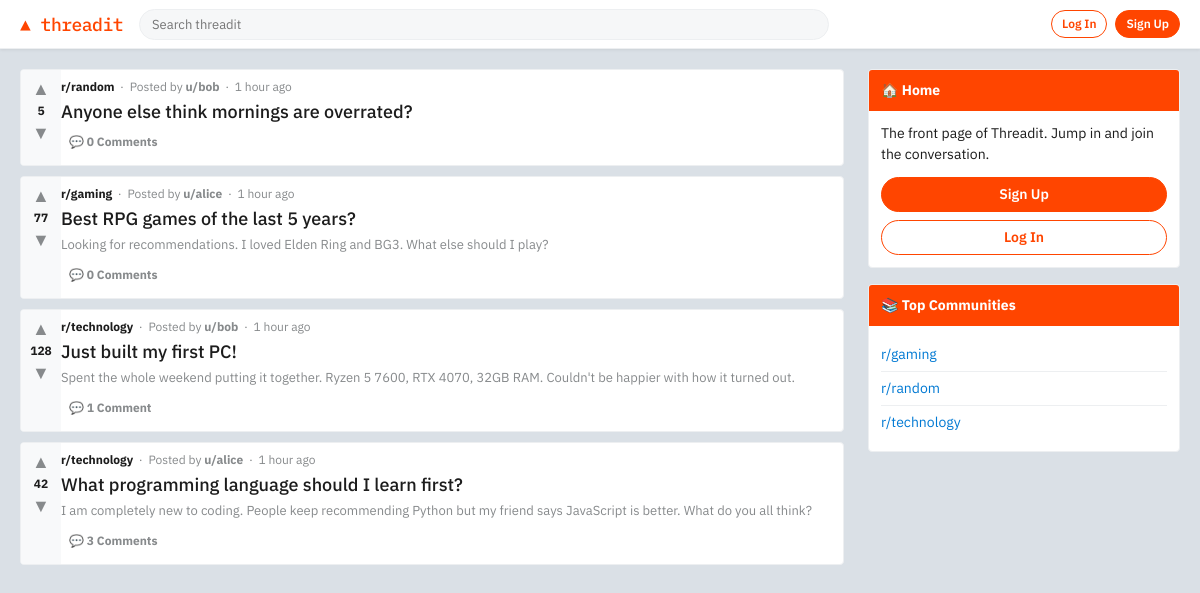
The page / on the database its author committed.
### forum/models.py (models this page shows, shortened)
class Post(models.Model):
    title = models.CharField(max_length=300)
    body = models.TextField(blank=True)
    author = models.ForeignKey(
        User, on_delete=models.CASCADE, related_name="posts"
    )
    community = models.ForeignKey(
        Community, on_delete=models.CASCADE, related_name="posts"
    )
    upvotes = models.IntegerField(default=0)
    created_at = models.DateTimeField(auto_now_add=True)
    updated_at = models.DateTimeField(auto_now=True)
    class Meta:
        ordering = ["-created_at"]
    def comment_count(self):
        return self.comments.count()

class Community(models.Model):
    name = models.CharField(max_length=50, unique=True)
    description = models.TextField(blank=True)
    created_at = models.DateTimeField(auto_now_add=True)
    created_by = models.ForeignKey(
        User, on_delete=models.SET_NULL, null=True, related_name="communities"
    )
    class Meta:
        verbose_name_plural = "communities"
        ordering = ["name"]

### forum/views.py (the view)
# urls.py: path("", views.home, name="home"),
def home(request):
    query = request.GET.get("q", "")
    posts = Post.objects.select_related("author", "community").all()
    if query:
        posts = posts.filter(Q(title__icontains=query) | Q(body__icontains=query))
    communities = Community.objects.all()[:8]
    context = {"posts": posts, "communities": communities, "query": query}
    return render(request, "forum/home.html", context)

### templates/forum/home.html (shortened to what this page needs)
{% extends "forum/base.html" %}
{% block content %}
<div class="page-wrapper">
  <main>
    {% if posts %}
      {% for post in posts %}
      <div class="post-card">
        <div class="vote-col">
          <button class="vote-btn" title="upvote">&#9650;</button>
          <span class="vote-count">{{ post.upvotes }}</span>
          <button class="vote-btn" title="downvote">&#9660;</button>
        </div>
        <div class="post-content">
          <div class="post-meta">
            <a href="{% url 'community_detail' post.community.name %}" class="community-link">r/{{ post.community.name }}</a>
            &nbsp;·&nbsp; Posted by
            <a href="#">u/{{ post.author.username }}</a>
            &nbsp;·&nbsp; {{ post.created_at|timesince }} ago
          </div>
          <div class="post-title">
            <a href="{% url 'post_detail' post.pk %}">{{ post.title }}</a>
          </div>
          {% if post.body %}
            <div class="post-body-preview">{{ post.body }}</div>
          {% endif %}
          <div class="post-actions">
            <a href="{% url 'post_detail' post.pk %}" class="post-action-btn">
              &#128172; {{ post.comment_count }} Comment{{ post.comment_count|pluralize }}
            </a>
          </div>
        </div>
      </div>
      {% endfor %}
    {% endif %}
  </main>
  <aside class="sidebar">
    <div class="sidebar-card">
      <div class="sidebar-card-header">&#127968; Home</div>
      <div class="sidebar-card-body">
        <p>The front page of Threadit. Jump in and join the conversation.</p>
        {% if user.is_authenticated %}
          <a href="{% url 'create_post' %}" class="btn btn-primary" style="width:100%;justify-content:center;margin-bottom:8px;">Create Post</a>
          <a href="{% url 'create_community' %}" class="btn btn-outline" style="width:100%;justify-content:center;">Create Community</a>
        {% else %}
          <a href="{% url 'register' %}" class="btn btn-primary" style="width:100%;justify-content:center;margin-bottom:8px;">Sign Up</a>
          <a href="{% url 'login' %}" class="btn btn-outline" style="width:100%;justify-content:center;">Log In</a>
        {% endif %}
      </div>
    </div>
    {% if communities %}
    <div class="sidebar-card">
      <div class="sidebar-card-header">&#128218; Top Communities</div>
      <div class="sidebar-card-body">
        <ul class="community-list">
          {% for c in communities %}
          <li><a href="{% url 'community_detail' c.name %}">r/{{ c.name }}</a></li>
          {% endfor %}
        </ul>
      </div>
    </div>
    {% endif %}
  </aside>
</div>
{% endblock %}

### templates/forum/base.html (shortened to what this page needs)
<!DOCTYPE html>
<html lang="en">
<head>
  {% load static %}
  <link rel="stylesheet" href="{% static 'css/style.css' %}">
</head>
<body>
<nav class="navbar">
  <div class="nav-inner">
    <a href="{% url 'home' %}" class="nav-logo">&#9650; threadit</a>
    <div class="nav-search">
      <form method="get" action="{% url 'home' %}">
        <input type="text" name="q" placeholder="Search threadit" value="{{ request.GET.q }}">
      </form>
    </div>
    <div class="nav-actions">
      {% if user.is_authenticated %}
        <a href="{% url 'create_post' %}" class="btn btn-outline btn-sm">+ New Post</a>
        <a href="{% url 'create_community' %}" class="btn btn-ghost btn-sm">+ Community</a>
        <span class="text-muted" style="font-size:13px;">{{ user.username }}</span>
        <a href="{% url 'logout' %}" class="btn btn-ghost btn-sm">Log Out</a>
      {% else %}
        <a href="{% url 'login' %}" class="btn btn-outline btn-sm">Log In</a>
        <a href="{% url 'register' %}" class="btn btn-primary btn-sm">Sign Up</a>
      {% endif %}
    </div>
  </div>
</nav>
{% block content %}{% endblock %}
</body>
</html>

### static/css/style.css (style rules this page uses)
:root { --bg: #dae0e6; --surface: #ffffff; --surface-hover: #f6f7f8; --border: #edeff1; --text: #1c1c1c; --text-muted: #878a8c; --accent: #ff4500; --accent-hover: #e03d00; --upvote: #ff4500; --link: #0079d3; --link-hover: #006cbf; --nav-bg: #ffffff; --tag-bg: #e8f0fe; --tag-text: #0079d3; --radius: 4px; --shadow: 0 1px 3px rgba(0,0,0,0.08); }
*, *::before, *::after { box-sizing: border-box; margin: 0; padding: 0; }
body { font-family: 'IBM Plex Sans', sans-serif; background: var(--bg); color: var(--text); font-size: 14px; line-height: 1.5; min-height: 100vh; }
a { color: var(--link); text-decoration: none; }
.navbar { background: var(--nav-bg); border-bottom: 1px solid var(--border); position: sticky; top: 0; z-index: 100; box-shadow: var(--shadow); }
.nav-inner { max-width: 1200px; margin: 0 auto; padding: 0 20px; height: 48px; display: flex; align-items: center; gap: 16px; }
.nav-logo { font-family: 'IBM Plex Mono', monospace; font-weight: 500; font-size: 18px; color: var(--accent); text-decoration: none; letter-spacing: -0.5px; }
.nav-search { flex: 1; max-width: 690px; }
.nav-search input { width: 100%; padding: 6px 12px; border: 1px solid var(--border); border-radius: 20px; background: var(--surface-hover); font-size: 13px; font-family: inherit; outline: none; transition: border-color 0.15s, background 0.15s; }
.nav-actions { display: flex; align-items: center; gap: 8px; margin-left: auto; }
.btn { display: inline-flex; align-items: center; gap: 4px; padding: 6px 16px; border-radius: 20px; font-size: 14px; font-weight: 600; font-family: inherit; cursor: pointer; border: 1px solid transparent; transition: all 0.15s; white-space: nowrap; }
.btn-primary { background: var(--accent); color: white; border-color: var(--accent); }
.btn-outline { background: transparent; color: var(--accent); border-color: var(--accent); }
.btn-sm { padding: 4px 10px; font-size: 12px; }
.page-wrapper { max-width: 1200px; margin: 20px auto; padding: 0 20px; display: grid; grid-template-columns: 1fr 312px; gap: 24px; align-items: start; }
.post-card { background: var(--surface); border: 1px solid var(--border); border-radius: var(--radius); display: flex; margin-bottom: 10px; transition: border-color 0.1s; overflow: hidden; }
.vote-col { background: #f8f9fa; padding: 8px 4px; display: flex; flex-direction: column; align-items: center; gap: 2px; min-width: 40px; }
.vote-btn { background: none; border: none; cursor: pointer; color: var(--text-muted); font-size: 18px; padding: 2px 6px; border-radius: 2px; line-height: 1; transition: color 0.1s, background 0.1s; }
.vote-count { font-weight: 700; font-size: 12px; color: var(--text); }
.post-content { flex: 1; padding: 8px 8px 8px 0; }
.post-meta { font-size: 12px; color: var(--text-muted); margin-bottom: 4px; }
.post-meta a { color: var(--text-muted); font-weight: 700; }
.post-meta .community-link { color: var(--text); font-weight: 700; }
.post-title { font-size: 18px; font-weight: 500; color: var(--text); margin-bottom: 4px; line-height: 1.3; }
.post-title a { color: inherit; }
.post-body-preview { color: var(--text-muted); font-size: 13px; margin-bottom: 6px; display: -webkit-box; -webkit-line-clamp: 3; -webkit-box-orient: vertical; overflow: hidden; }
.post-actions { display: flex; gap: 2px; flex-wrap: wrap; }
.post-action-btn { display: inline-flex; align-items: center; gap: 4px; padding: 6px 8px; border-radius: 2px; font-size: 12px; font-weight: 700; color: var(--text-muted); cursor: pointer; transition: background 0.1s, color 0.1s; border: none; background: none; font-family: inherit; }
.sidebar-card { background: var(--surface); border: 1px solid var(--border); border-radius: var(--radius); overflow: hidden; margin-bottom: 16px; }
.sidebar-card-header { background: var(--accent); color: white; padding: 10px 12px; font-weight: 700; font-size: 14px; }
.sidebar-card-body { padding: 12px; }
.sidebar-card-body p { font-size: 14px; margin-bottom: 12px; color: var(--text); }
.community-list { list-style: none; }
.community-list li { padding: 6px 0; border-bottom: 1px solid var(--border); font-size: 14px; }
.community-list li:last-child { border-bottom: none; }

### rows shown on the page
Post: upvotes "5", community.name "random", author.username "bob", created_at "1 hour", title "Anyone else think mornings are overrated?", comment_count "0"
Post: upvotes "77", community.name "gaming", author.username "alice", created_at "1 hour", title "Best RPG games of the last 5 years?", body "Looking for recommendations. I loved Elden Ring and BG3. What else should I play?", comment_count "0"
Post: upvotes "128", community.name "technology", author.username "bob", created_at "1 hour", title "Just built my first PC!", body "Spent the whole weekend putting it together. Ryzen 5 7600, RTX 4070, 32GB RAM. Couldn't be happier with how it turned out.", comment_count "1"
Post: upvotes "42", community.name "technology", author.username "alice", created_at "1 hour", title "What programming language should I learn first?", body "I am completely new to coding. People keep recommending Python but my friend says JavaScript is better. What do you all think?", comment_count "3"
Community: name "gaming"
Community: name "random"
Community: name "technology"
